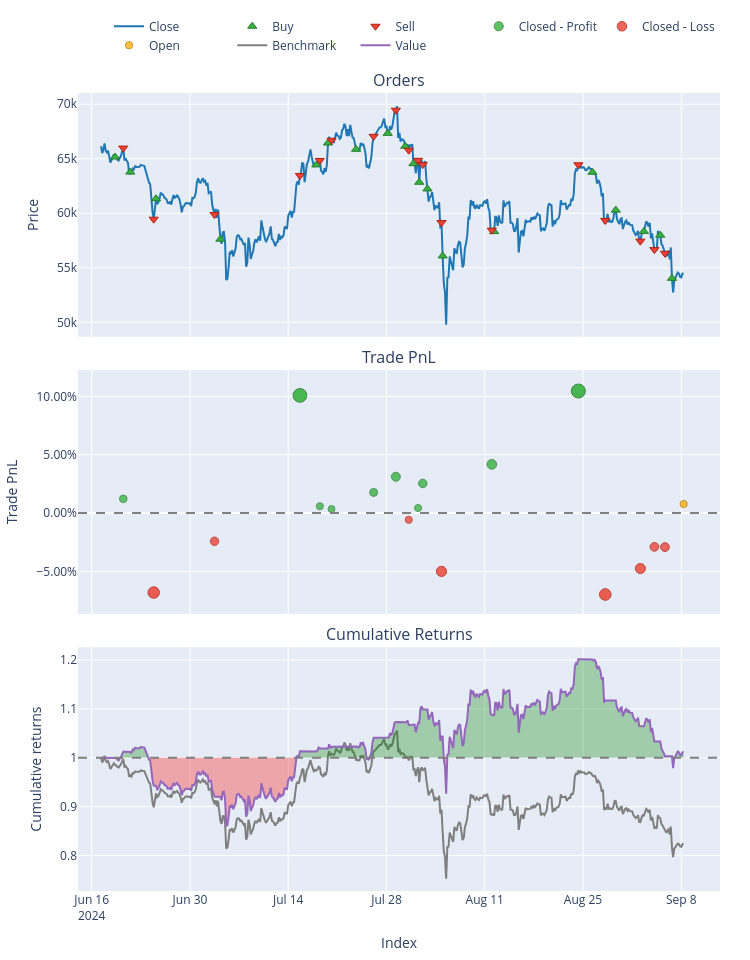
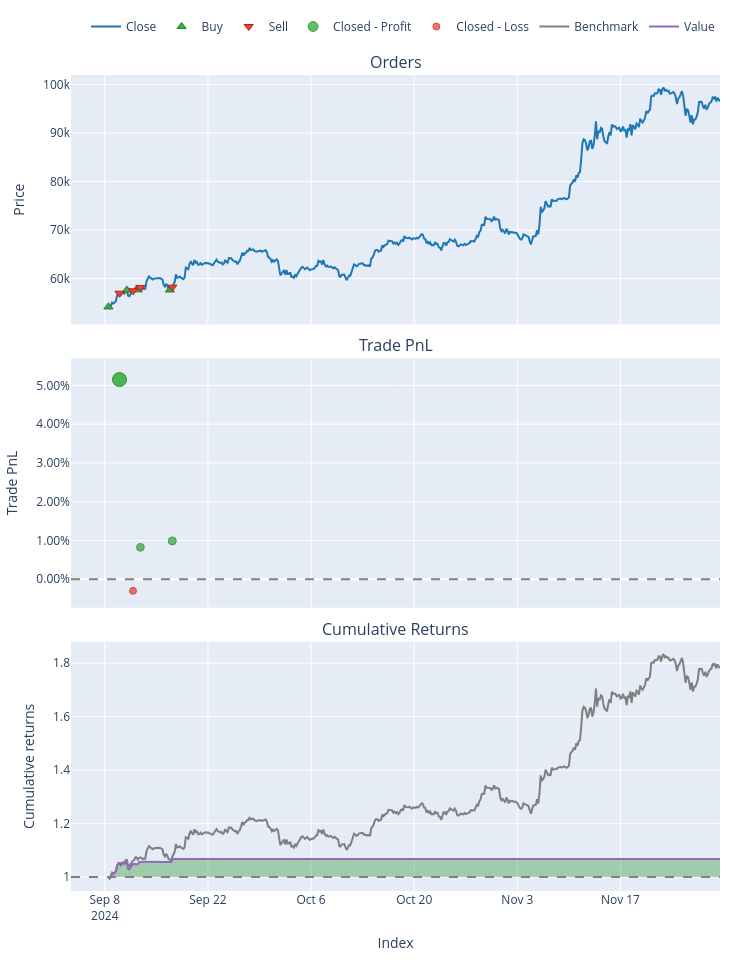
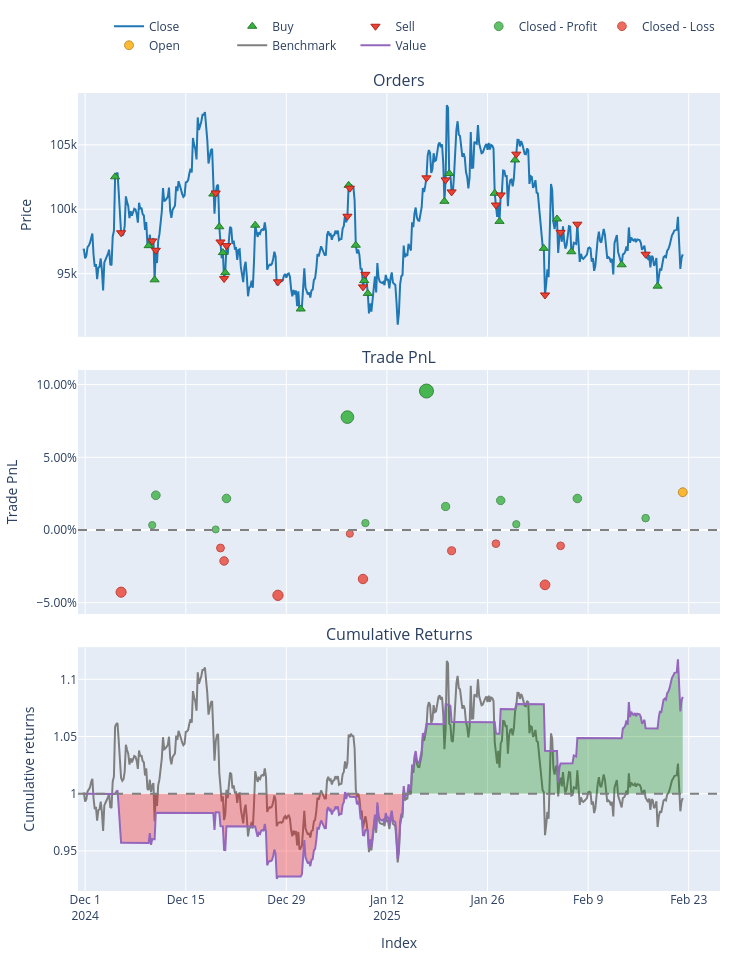

The notebook cell saved with these charts, in order:
### Markdown cell above
## Part 3: Backtesting & Performance Evaluation

**Objective:**  
Evaluate how well the trained model performs on unseen data, simulating real trades.

**Tasks:**
- Use walk-forward or expanding splits to mimic “live” conditions  
- Convert model predictions to signals ([-1, 0, +1] or buy/sell/hold)  
- Run a simple backtest script or VectorBT for performance metrics  
- Calculate returns, Sharpe ratio, drawdowns, confusion matrix, etc.  
- Visualize results (equity curve, trades, etc.) to judge strategy viability

### Code cell
# THIRD CODE: Final Expanding Walk-Forward with VectorBT
import sys
import os
import warnings
from pathlib import Path

# ---------------------------------------------------------------------------
# 1) SET PROJECT ROOT AND UPDATE PATH/WORKING DIRECTORY
# ---------------------------------------------------------------------------
project_root = Path.cwd().parent.parent  # Adjust if your notebook is in notebooks/time_series
sys.path.append(str(project_root))
os.chdir(str(project_root))
warnings.filterwarnings("ignore")

import warnings
warnings.filterwarnings("ignore")

import pandas as pd
import numpy as np
import MetaTrader5 as mt5
import vectorbt as vbt
import joblib

# Our modules
from data.data_loader import get_data_mt5
from features.feature_engineering import add_all_ta_features
from features.labeling_schemes import calculate_future_returns

# Sklearn
from sklearn.metrics import mean_squared_error

###########################################################
# 1) DATA LOADING & FEATURE ENGINEERING
###########################################################
if not mt5.initialize():
    print("Failed to initialize MT5")
else:
    # Fetch 2000 bars from an earlier period for training
    data = get_data_mt5(symbol="BTCUSD", timeframe=mt5.TIMEFRAME_H4, n_bars=2000, start_pos=0)
    mt5.shutdown()

df = add_all_ta_features(data)
df = calculate_future_returns(df).dropna(subset=["future_returns"])

# If df's index is date/time, ensure it's sorted chronologically if needed:
# df = df.sort_index()

X = df.drop(columns=["future_returns"])
y = df["future_returns"]

###########################################################
# 2) DEFINING EXPANDING SPLITS
###########################################################
def expanding_walk_forward_splits(X, y, n_splits=3):
    """
    Creates expanding walk-forward folds. For each fold i:
      - Train: [0 : fold_i]
      - Test:  [fold_i : fold_{i+1}]
    The last fold extends to the end.
    """
    n = len(X)
    fold_size = n // (n_splits + 1)
    splits = []
    
    for i in range(n_splits):
        train_end = (i+1) * fold_size
        if i == n_splits - 1:
            test_end = n
        else:
            test_end = (i+2) * fold_size
            if test_end > n:
                test_end = n
        
        X_train_fold = X.iloc[:train_end]
        y_train_fold = y.iloc[:train_end]
        
        X_test_fold = X.iloc[train_end:test_end]
        y_test_fold = y.iloc[train_end:test_end]
        
        splits.append((X_train_fold, y_train_fold, X_test_fold, y_test_fold))
    return splits

folds = expanding_walk_forward_splits(X, y, n_splits=3)
print(f"Number of folds: {len(folds)}")

###########################################################
# 3) LOAD BEST PIPELINE & RUN EXPANDING WALK-FORWARD
###########################################################
# This pipeline was saved in the second code (hyperparam tuning step)
best_pipeline = joblib.load("models/saved_models/best_rf_pipeline.pkl")
print("Loaded best pipeline from 'best_rf_pipeline.pkl'")

threshold = 0.0005  # min predicted return for a trade
fees = 0.0002       # 0.02% transaction cost per trade

fold_results = {}

for i, (X_train_fold, y_train_fold, X_test_fold, y_test_fold) in enumerate(folds, start=1):
    print(f"\n=== Fold {i} ===")
    print(f"Train size: {len(X_train_fold)}, Test size: {len(X_test_fold)}")
    
    # 3.1 Fit the pipeline on this fold's train portion
    # The pipeline includes: [("scaler", StandardScaler()), ("rf", RandomForestRegressor with best hyperparams)]
    best_pipeline.fit(X_train_fold, y_train_fold)
    
    # 3.2 Predict on the test portion
    preds = best_pipeline.predict(X_test_fold)
    mse = mean_squared_error(y_test_fold, preds)
    
    # 3.3 Convert predictions => signals with threshold
    signals = np.where(preds > threshold, 1, np.where(preds < -threshold, -1, 0))
    
    # 3.4 Vectorbt backtest on the test portion
    df_test_fold = df.loc[X_test_fold.index].copy()  # label-based indexing
    close_prices = df_test_fold["close"]
    
    # pad signals if needed
    if len(signals) < len(close_prices):
        signals = np.append(signals, [0]*(len(close_prices)-len(signals)))
    
    signals_s = pd.Series(signals, index=close_prices.index)
    
    pf = vbt.Portfolio.from_signals(
        close_prices,
        entries=signals_s > 0,
        exits=signals_s < 0,
        init_cash=10000,
        freq='4H',
        fees=fees
    )
    
    total_return = pf.total_return()
    sharpe_ratio = pf.sharpe_ratio()
    
    print(f"Fold {i} MSE={mse:.2e}, Return={total_return:.2f}%, Sharpe={sharpe_ratio:.2f}")
    
    # Full stats
    print("\nVectorbt stats for Fold", i)
    print(pf.stats())

    # Optional: Plot
    fig = pf.plot()
    fig.show()
    
    # store results
    fold_results[i] = {
        "MSE": mse,
        "TotalReturn": total_return,
        "Sharpe": sharpe_ratio
    }

###########################################################
# 4) PRINT FOLD RESULTS
###########################################################
for i, stats in fold_results.items():
    print(f"\nFold {i} => MSE={stats['MSE']:.2e}, Return={stats['TotalReturn']:.2f}%, Sharpe={stats['Sharpe']:.2f}")

### Figure 1 — Plotly figure (JSON) as saved in the notebook; plotly's stock layout.template omitted (floating-point values rounded to 4 significant figures; data arrays with more than 128 entries replaced by an {"elided": "..."} marker saying what was removed)
{"data": [{"legendgroup": "0", "line": {"color": "#1f77b4"}, "name": "Close", "showlegend": true, "type": "scatter", "uid": "39d51a20-da01-4060-8b78-54a1d7dc60a4", "x": {"elided": "499 str values"}, "xaxis": "x", "y": {"elided": "499 float values"}, "yaxis": "y"}, {"customdata": [[0, 0.1534, 2.0], [2, 0.1587, 2.024], [4, 0.1538, 1.886], [6, 0.1597, 1.841], [8, 0.1572, 2.026], [10, 0.1534, 2.038], [12, 0.1552, 2.045], [14, 0.1546, 2.081], [16, 0.1622, 2.146], [18, 0.1653, 2.134], [20, 0.1705, 2.143], [22, 0.1765, 2.197], [24, 0.1861, 2.087], [26, 0.1864, 2.175], [28, 0.1884, 2.402], [30, 0.1853, 2.234], [32, 0.1824, 2.128], [34, 0.1782, 2.067], [36, 0.1857, 2.006]], "hovertemplate": "Order Id: %{customdata[0]}<br>Timestamp: %{x}<br>Price: %{y}<br>Size: %{customdata[1]:.6f}<br>Fees: %{customdata[2]:.6f}", "legendgroup": "1", "marker": {"color": "#37B13F", "line": {"color": "rgb(38,123,44)", "width": 1}, "size": 8, "symbol": "triangle-up"}, "mode": "markers", "name": "Buy", "type": "scatter", "uid": "d7d98881-5270-42f1-a57a-7f655fc4b252", "x": ["2024-06-19T08:00:00", "2024-06-21T12:00:00", "2024-06-25T04:00:00", "2024-07-04T08:00:00", "2024-07-18T00:00:00", "2024-07-19T16:00:00", "2024-07-23T16:00:00", "2024-07-28T04:00:00", "2024-07-30T16:00:00", "2024-07-31T20:00:00", "2024-08-01T16:00:00", "2024-08-02T20:00:00", "2024-08-05T00:00:00", "2024-08-12T08:00:00", "2024-08-26T08:00:00", "2024-08-29T16:00:00", "2024-09-02T16:00:00", "2024-09-05T00:00:00", "2024-09-06T16:00:00"], "xaxis": "x", "y": [65160.0, 63780.0, 61330.0, 57620.0, 64440.0, 66440.0, 65870.0, 67330.0, 66140.0, 64550.0, 62840.0, 62230.0, 56090.0, 58320.0, 63760.0, 60290.0, 58340.0, 57990.0, 54030.0], "yaxis": "y"}, {"customdata": [[1, 0.1534, 2.025], [3, 0.1587, 1.887], [5, 0.1538, 1.841], [7, 0.1597, 2.027], [9, 0.1572, 2.039], [11, 0.1534, 2.046], [13, 0.1552, 2.082], [15, 0.1546, 2.147], [17, 0.1622, 2.134], [19, 0.1653, 2.144], [21, 0.1705, 2.198], [23, 0.1765, 2.088], [25, 0.1861, 2.175], [27, 0.1864, 2.403], [29, 0.1884, 2.235], [31, 0.1853, 2.129], [33, 0.1824, 2.067], [35, 0.1782, 2.007]], "hovertemplate": "Order Id: %{customdata[0]}<br>Timestamp: %{x}<br>Price: %{y}<br>Size: %{customdata[1]:.6f}<br>Fees: %{customdata[2]:.6f}", "legendgroup": "2", "marker": {"color": "#EA4335", "line": {"color": "rgb(181,31,18)", "width": 1}, "size": 8, "symbol": "triangle-down"}, "mode": "markers", "name": "Sell", "type": "scatter", "uid": "c142406a-4727-4478-91e9-0b84f94b0bed", "x": ["2024-06-20T12:00:00", "2024-06-24T20:00:00", "2024-07-03T12:00:00", "2024-07-15T16:00:00", "2024-07-18T12:00:00", "2024-07-20T04:00:00", "2024-07-26T04:00:00", "2024-07-29T08:00:00", "2024-07-31T04:00:00", "2024-08-01T12:00:00", "2024-08-02T04:00:00", "2024-08-04T20:00:00", "2024-08-12T00:00:00", "2024-08-24T08:00:00", "2024-08-28T04:00:00", "2024-09-02T04:00:00", "2024-09-04T04:00:00", "2024-09-05T16:00:00"], "xaxis": "x", "y": [65980.0, 59460.0, 59880.0, 63460.0, 64840.0, 66700.0, 67060.0, 69450.0, 65780.0, 64850.0, 64470.0, 59150.0, 58450.0, 64450.0, 59340.0, 57440.0, 56670.0, 56330.0], "yaxis": "y"}, {"customdata": [[0, 0, 121.8, 0.01218], [3, 3, 927.9, 0.1008], [4, 4, 59.4, 0.005864], [5, 5, 34.86, 0.003421], [6, 6, 181.2, 0.01772], [7, 7, 324.1, 0.03114], [9, 9, 46.46, 0.004355], [10, 10, 272.4, 0.02542], [12, 12, 435.7, 0.04175], [13, 13, 1137.0, 0.1046]], "hovertemplate": "Exit Trade Id: %{customdata[0]}<br>Position Id: %{customdata[1]}<br>Exit Timestamp: %{x}<br>PnL: %{customdata[2]:.6f}<br>Return: %{customdata[3]:.2%}", "legendgroup": "3", "marker": {"color": "#37B13F", "line": {"color": "rgb(38,123,44)", "width": 1}, "opacity": [0.763, 0.8944, 0.7536, 0.75, 0.7712, 0.7911, 0.7514, 0.7826, 0.8068, 0.9], "size": [7.606, 13.74, 7.169, 7, 7.989, 8.918, 7.065, 8.522, 9.652, 14], "symbol": "circle"}, "mode": "markers", "name": "Closed - Profit", "type": "scatter", "uid": "d735f1a1-d23a-49e4-87ee-450a015e08b4", "x": ["2024-06-20T12:00:00", "2024-07-15T16:00:00", "2024-07-18T12:00:00", "2024-07-20T04:00:00", "2024-07-26T04:00:00", "2024-07-29T08:00:00", "2024-08-01T12:00:00", "2024-08-02T04:00:00", "2024-08-12T00:00:00", "2024-08-24T08:00:00"], "xaxis": "x2", "y": [0.01218, 0.1008, 0.005864, 0.003421, 0.01772, 0.03114, 0.004355, 0.02542, 0.04175, 0.1046], "yaxis": "y2"}, {"customdata": [[1, 1, -689.4, -0.06812], [2, 2, -227.5, -0.02413], [8, 8, -62.33, -0.005809], [11, 11, -549.1, -0.04998], [14, 14, -838.1, -0.06978], [15, 15, -531.2, -0.04755], [16, 16, -307.9, -0.02894], [17, 17, -301.2, -0.02915]], "hovertemplate": "Exit Trade Id: %{customdata[0]}<br>Position Id: %{customdata[1]}<br>Exit Timestamp: %{x}<br>PnL: %{customdata[2]:.6f}<br>Return: %{customdata[3]:.2%}", "legendgroup": "4", "marker": {"color": "#EA4335", "line": {"color": "rgb(181,31,18)", "width": 1}, "opacity": [0.8459, 0.7807, 0.7535, 0.819, 0.8484, 0.8154, 0.7878, 0.7881], "size": [11.48, 8.433, 7.165, 10.22, 11.59, 10.05, 8.765, 8.78], "symbol": "circle"}, "mode": "markers", "name": "Closed - Loss", "type": "scatter", "uid": "0bed8375-8910-4f59-be75-ee2755f67b92", "x": ["2024-06-24T20:00:00", "2024-07-03T12:00:00", "2024-07-31T04:00:00", "2024-08-04T20:00:00", "2024-08-28T04:00:00", "2024-09-02T04:00:00", "2024-09-04T04:00:00", "2024-09-05T16:00:00"], "xaxis": "x2", "y": [-0.06812, -0.02413, -0.005809, -0.04998, -0.06978, -0.04755, -0.02894, -0.02915], "yaxis": "y2"}, {"customdata": [[18, 18, 77.63, 0.007738]], "hovertemplate": "Exit Trade Id: %{customdata[0]}<br>Position Id: %{customdata[1]}<br>Exit Timestamp: %{x}<br>PnL: %{customdata[2]:.6f}<br>Return: %{customdata[3]:.2%}", "legendgroup": "5", "marker": {"color": "#FFAA00", "line": {"color": "rgb(178,118,0)", "width": 1}, "opacity": [0.7564], "size": [7.299], "symbol": "circle"}, "mode": "markers", "name": "Open", "type": "scatter", "uid": "ae6e90f2-9f67-4169-b07a-ce34bd84500a", "x": ["2024-09-08T08:00:00"], "xaxis": "x2", "y": [0.007738], "yaxis": "y2"}, {"legendgroup": "6", "line": {"color": "#7f7f7f"}, "name": "Benchmark", "showlegend": true, "type": "scatter", "uid": "cd8002e8-fc27-4bcd-a0fc-9a4ec598b3fc", "x": {"elided": "499 str values"}, "xaxis": "x3", "y": {"elided": "499 float values"}, "yaxis": "y3"}, {"hoverinfo": "skip", "legendgroup": "7", "line": {"color": "rgba(0, 0, 0, 0)", "width": 0}, "opacity": 0, "showlegend": false, "type": "scatter", "uid": "9685a030-3b65-430f-817d-5f9f7d39d341", "x": {"elided": "499 str values"}, "xaxis": "x3", "y": {"elided": "499 int values"}, "yaxis": "y3"}, {"connectgaps": false, "fill": "tonexty", "fillcolor": "rgba(0, 128, 0, 0.3)", "hoverinfo": "skip", "legendgroup": "7", "line": {"color": "rgba(0, 0, 0, 0)", "width": 0}, "opacity": 0, "showlegend": false, "type": "scatter", "uid": "15ce0e02-57f2-466c-a9bf-89a6834a5fb7", "x": {"elided": "499 str values"}, "xaxis": "x3", "y": {"elided": "499 float values"}, "yaxis": "y3"}, {"hoverinfo": "skip", "legendgroup": "7", "line": {"color": "rgba(0, 0, 0, 0)", "width": 0}, "opacity": 0, "showlegend": false, "type": "scatter", "uid": "fdf51c25-d718-4c4b-a7d9-df1493632200", "x": {"elided": "499 str values"}, "xaxis": "x3", "y": {"elided": "499 int values"}, "yaxis": "y3"}, {"connectgaps": false, "fill": "tonexty", "fillcolor": "rgba(255, 0, 0, 0.3)", "hoverinfo": "skip", "legendgroup": "7", "line": {"color": "rgba(0, 0, 0, 0)", "width": 0}, "opacity": 0, "showlegend": false, "type": "scatter", "uid": "a546700c-baea-4a48-8a95-ff3bc3dc64ad", "x": {"elided": "499 str values"}, "xaxis": "x3", "y": {"elided": "499 float values"}, "yaxis": "y3"}, {"legendgroup": "8", "line": {"color": "#9467bd"}, "name": "Value", "showlegend": true, "type": "scatter", "uid": "fd5f8aba-d9e3-4d63-8e50-e23f489e7110", "x": {"elided": "499 str values"}, "xaxis": "x3", "y": {"elided": "499 float values"}, "yaxis": "y3"}, {"hoverinfo": "skip", "legendgroup": "7", "line": {"color": "rgba(0, 0, 0, 0)", "width": 0}, "opacity": 0, "showlegend": false, "type": "scatter", "uid": "8b4fc60f-811a-4172-90f2-e1715aa08d2b", "x": {"elided": "499 str values"}, "xaxis": "x3", "y": {"elided": "499 int values"}, "yaxis": "y3"}], "layout": {"annotations": [{"font": {"size": 16}, "showarrow": false, "text": "Orders", "x": 0.5, "xanchor": "center", "xref": "paper", "y": 1, "yanchor": "bottom", "yref": "paper"}, {"font": {"size": 16}, "showarrow": false, "text": "Trade PnL", "x": 0.5, "xanchor": "center", "xref": "paper", "y": 0.6528, "yanchor": "bottom", "yref": "paper"}, {"font": {"size": 16}, "showarrow": false, "text": "Cumulative Returns", "x": 0.5, "xanchor": "center", "xref": "paper", "y": 0.3056, "yanchor": "bottom", "yref": "paper"}], "height": 960, "legend": {"orientation": "h", "traceorder": "normal", "x": 1, "xanchor": "right", "y": 1.042, "yanchor": "bottom"}, "margin": {"b": 30, "l": 30, "r": 30, "t": 30}, "shapes": [{"line": {"color": "gray", "dash": "dash"}, "type": "line", "x0": 0, "x1": 1, "xref": "paper", "y0": 0, "y1": 0, "yref": "y2"}, {"line": {"color": "gray", "dash": "dash"}, "type": "line", "x0": 0, "x1": 1, "xref": "paper", "y0": 1, "y1": 1, "yref": "y3"}], "showlegend": true, "width": 750, "xaxis": {"anchor": "y", "domain": [0, 1], "matches": "x3", "showticklabels": false}, "xaxis2": {"anchor": "y2", "domain": [0, 1], "matches": "x3", "showticklabels": false}, "xaxis3": {"anchor": "y3", "domain": [0, 1], "title": {"text": "Index"}}, "yaxis": {"anchor": "x", "domain": [0.6944, 1], "title": {"text": "Price"}}, "yaxis2": {"anchor": "x2", "domain": [0.3472, 0.6528], "tickformat": ".2%", "title": {"text": "Trade PnL"}}, "yaxis3": {"anchor": "x3", "domain": [0, 0.3056], "title": {"text": "Cumulative returns"}}}}

### Figure 2 — Plotly figure (JSON) as saved in the notebook; plotly's stock layout.template omitted (floating-point values rounded to 4 significant figures; data arrays with more than 128 entries replaced by an {"elided": "..."} marker saying what was removed)
{"data": [{"legendgroup": "0", "line": {"color": "#1f77b4"}, "name": "Close", "showlegend": true, "type": "scatter", "uid": "39aac3de-7352-488c-8d8b-704d4cb0a9ac", "x": {"elided": "499 str values"}, "xaxis": "x", "y": {"elided": "499 float values"}, "yaxis": "y"}, {"customdata": [[0, 0.1845, 2.0], [2, 0.1824, 2.103], [4, 0.1817, 2.096], [6, 0.1833, 2.114]], "hovertemplate": "Order Id: %{customdata[0]}<br>Timestamp: %{x}<br>Price: %{y}<br>Size: %{customdata[1]:.6f}<br>Fees: %{customdata[2]:.6f}", "legendgroup": "1", "marker": {"color": "#37B13F", "line": {"color": "rgb(38,123,44)", "width": 1}, "size": 8, "symbol": "triangle-up"}, "mode": "markers", "name": "Buy", "type": "scatter", "uid": "2898da1b-d807-4803-b292-780ca52f62fb", "x": ["2024-09-08T12:00:00", "2024-09-11T00:00:00", "2024-09-12T12:00:00", "2024-09-16T20:00:00"], "xaxis": "x", "y": [54180.0, 57640.0, 57680.0, 57650.0], "yaxis": "y"}, {"customdata": [[1, 0.1845, 2.103], [3, 0.1824, 2.097], [5, 0.1817, 2.114], [7, 0.1833, 2.135]], "hovertemplate": "Order Id: %{customdata[0]}<br>Timestamp: %{x}<br>Price: %{y}<br>Size: %{customdata[1]:.6f}<br>Fees: %{customdata[2]:.6f}", "legendgroup": "2", "marker": {"color": "#EA4335", "line": {"color": "rgb(181,31,18)", "width": 1}, "size": 8, "symbol": "triangle-down"}, "mode": "markers", "name": "Sell", "type": "scatter", "uid": "85a982f9-8057-4f67-9b28-081902f3a7b5", "x": ["2024-09-10T00:00:00", "2024-09-11T20:00:00", "2024-09-12T20:00:00", "2024-09-17T04:00:00"], "xaxis": "x", "y": [56990.0, 57490.0, 58180.0, 58240.0], "yaxis": "y"}, {"customdata": [[0, 0, 515.0, 0.05151], [2, 2, 86.39, 0.008242], [3, 3, 104.4, 0.009882]], "hovertemplate": "Exit Trade Id: %{customdata[0]}<br>Position Id: %{customdata[1]}<br>Exit Timestamp: %{x}<br>PnL: %{customdata[2]:.6f}<br>Return: %{customdata[3]:.2%}", "legendgroup": "3", "marker": {"color": "#37B13F", "line": {"color": "rgb(38,123,44)", "width": 1}, "opacity": [0.9, 0.7662, 0.7713], "size": [14, 7.758, 7.994], "symbol": "circle"}, "mode": "markers", "name": "Closed - Profit", "type": "scatter", "uid": "4b623a49-730a-4240-abec-0c0250848313", "x": ["2024-09-10T00:00:00", "2024-09-12T20:00:00", "2024-09-17T04:00:00"], "xaxis": "x2", "y": [0.05151, 0.008242, 0.009882], "yaxis": "y2"}, {"customdata": [[1, 1, -31.43, -0.002989]], "hovertemplate": "Exit Trade Id: %{customdata[0]}<br>Position Id: %{customdata[1]}<br>Exit Timestamp: %{x}<br>PnL: %{customdata[2]:.6f}<br>Return: %{customdata[3]:.2%}", "legendgroup": "4", "marker": {"color": "#EA4335", "line": {"color": "rgb(181,31,18)", "width": 1}, "opacity": [0.75], "size": [7], "symbol": "circle"}, "mode": "markers", "name": "Closed - Loss", "type": "scatter", "uid": "498399ba-110a-4ce9-8b4d-d970fc8cfd87", "x": ["2024-09-11T20:00:00"], "xaxis": "x2", "y": [-0.002989], "yaxis": "y2"}, {"legendgroup": "5", "line": {"color": "#7f7f7f"}, "name": "Benchmark", "showlegend": true, "type": "scatter", "uid": "a970e497-709c-45cd-8430-5bbec04965f9", "x": {"elided": "499 str values"}, "xaxis": "x3", "y": {"elided": "499 float values"}, "yaxis": "y3"}, {"hoverinfo": "skip", "legendgroup": "6", "line": {"color": "rgba(0, 0, 0, 0)", "width": 0}, "opacity": 0, "showlegend": false, "type": "scatter", "uid": "4a12cb57-7de4-4fdd-90c2-447011e39a81", "x": {"elided": "499 str values"}, "xaxis": "x3", "y": {"elided": "499 int values"}, "yaxis": "y3"}, {"connectgaps": false, "fill": "tonexty", "fillcolor": "rgba(0, 128, 0, 0.3)", "hoverinfo": "skip", "legendgroup": "6", "line": {"color": "rgba(0, 0, 0, 0)", "width": 0}, "opacity": 0, "showlegend": false, "type": "scatter", "uid": "0297e59e-f1a2-4b28-aea5-bc7793170ad5", "x": {"elided": "499 str values"}, "xaxis": "x3", "y": {"elided": "499 float values"}, "yaxis": "y3"}, {"hoverinfo": "skip", "legendgroup": "6", "line": {"color": "rgba(0, 0, 0, 0)", "width": 0}, "opacity": 0, "showlegend": false, "type": "scatter", "uid": "be3131e6-a8df-4c23-8090-cdd5a44c342e", "x": {"elided": "499 str values"}, "xaxis": "x3", "y": {"elided": "499 int values"}, "yaxis": "y3"}, {"connectgaps": false, "fill": "tonexty", "fillcolor": "rgba(255, 0, 0, 0.3)", "hoverinfo": "skip", "legendgroup": "6", "line": {"color": "rgba(0, 0, 0, 0)", "width": 0}, "opacity": 0, "showlegend": false, "type": "scatter", "uid": "d47cf547-9c1b-4005-ae46-5b9ddb72577a", "x": {"elided": "499 str values"}, "xaxis": "x3", "y": {"elided": "499 float values"}, "yaxis": "y3"}, {"legendgroup": "7", "line": {"color": "#9467bd"}, "name": "Value", "showlegend": true, "type": "scatter", "uid": "d4bfd4ae-1819-4f8b-922b-eb054a2a0ccf", "x": {"elided": "499 str values"}, "xaxis": "x3", "y": {"elided": "499 float values"}, "yaxis": "y3"}, {"hoverinfo": "skip", "legendgroup": "6", "line": {"color": "rgba(0, 0, 0, 0)", "width": 0}, "opacity": 0, "showlegend": false, "type": "scatter", "uid": "f891b883-9b8c-47ec-afaa-78eff7ec5919", "x": {"elided": "499 str values"}, "xaxis": "x3", "y": {"elided": "499 int values"}, "yaxis": "y3"}], "layout": {"annotations": [{"font": {"size": 16}, "showarrow": false, "text": "Orders", "x": 0.5, "xanchor": "center", "xref": "paper", "y": 1, "yanchor": "bottom", "yref": "paper"}, {"font": {"size": 16}, "showarrow": false, "text": "Trade PnL", "x": 0.5, "xanchor": "center", "xref": "paper", "y": 0.6528, "yanchor": "bottom", "yref": "paper"}, {"font": {"size": 16}, "showarrow": false, "text": "Cumulative Returns", "x": 0.5, "xanchor": "center", "xref": "paper", "y": 0.3056, "yanchor": "bottom", "yref": "paper"}], "height": 960, "legend": {"orientation": "h", "traceorder": "normal", "x": 1, "xanchor": "right", "y": 1.042, "yanchor": "bottom"}, "margin": {"b": 30, "l": 30, "r": 30, "t": 30}, "shapes": [{"line": {"color": "gray", "dash": "dash"}, "type": "line", "x0": 0, "x1": 1, "xref": "paper", "y0": 0, "y1": 0, "yref": "y2"}, {"line": {"color": "gray", "dash": "dash"}, "type": "line", "x0": 0, "x1": 1, "xref": "paper", "y0": 1, "y1": 1, "yref": "y3"}], "showlegend": true, "width": 750, "xaxis": {"anchor": "y", "domain": [0, 1], "matches": "x3", "showticklabels": false}, "xaxis2": {"anchor": "y2", "domain": [0, 1], "matches": "x3", "showticklabels": false}, "xaxis3": {"anchor": "y3", "domain": [0, 1], "title": {"text": "Index"}}, "yaxis": {"anchor": "x", "domain": [0.6944, 1], "title": {"text": "Price"}}, "yaxis2": {"anchor": "x2", "domain": [0.3472, 0.6528], "tickformat": ".2%", "title": {"text": "Trade PnL"}}, "yaxis3": {"anchor": "x3", "domain": [0, 0.3056], "title": {"text": "Cumulative returns"}}}}

### Figure 3 — Plotly figure (JSON) as saved in the notebook; plotly's stock layout.template omitted (floating-point values rounded to 4 significant figures; data arrays with more than 128 entries replaced by an {"elided": "..."} marker saying what was removed)
{"data": [{"legendgroup": "0", "line": {"color": "#1f77b4"}, "name": "Close", "showlegend": true, "type": "scatter", "uid": "48c8167b-42e7-49ea-a74f-ceefb58a5d52", "x": {"elided": "502 str values"}, "xaxis": "x", "y": {"elided": "502 float values"}, "yaxis": "y"}, {"customdata": [[0, 0.09752, 2.0], [2, 0.09849, 1.914], [4, 0.1016, 1.921], [6, 0.09717, 1.966], [8, 0.09972, 1.967], [10, 0.1005, 1.943], [12, 0.1, 1.902], [14, 0.09836, 1.943], [16, 0.1006, 1.856], [18, 0.09816, 2.0], [20, 0.1026, 1.995], [22, 0.102, 1.927], [24, 0.1036, 1.936], [26, 0.1054, 2.122], [28, 0.1049, 2.156], [30, 0.1049, 2.125], [32, 0.1062, 2.105], [34, 0.1034, 2.148], [36, 0.1112, 2.156], [38, 0.1045, 2.075], [40, 0.1061, 2.052], [42, 0.1096, 2.097], [44, 0.1124, 2.114]], "hovertemplate": "Order Id: %{customdata[0]}<br>Timestamp: %{x}<br>Price: %{y}<br>Size: %{customdata[1]:.6f}<br>Fees: %{customdata[2]:.6f}", "legendgroup": "1", "marker": {"color": "#37B13F", "line": {"color": "rgb(38,123,44)", "width": 1}, "size": 8, "symbol": "triangle-up"}, "mode": "markers", "name": "Buy", "type": "scatter", "uid": "736273d5-76eb-42fc-8da3-bf9cc68e48ef", "x": ["2024-12-05T04:00:00", "2024-12-09T20:00:00", "2024-12-10T16:00:00", "2024-12-18T20:00:00", "2024-12-19T16:00:00", "2024-12-20T04:00:00", "2024-12-20T12:00:00", "2024-12-24T16:00:00", "2024-12-31T00:00:00", "2025-01-06T16:00:00", "2025-01-07T16:00:00", "2025-01-08T20:00:00", "2025-01-09T08:00:00", "2025-01-20T00:00:00", "2025-01-20T16:00:00", "2025-01-27T00:00:00", "2025-01-27T16:00:00", "2025-01-29T20:00:00", "2025-02-02T20:00:00", "2025-02-04T16:00:00", "2025-02-06T16:00:00", "2025-02-13T16:00:00", "2025-02-18T16:00:00"], "xaxis": "x", "y": [102500.0, 97170.0, 94520.0, 101183, 98640.0, 96630.0, 95070.0, 98760.0, 92260.0, 101900.0, 97210.0, 94460.0, 93470.0, 100600.0, 102800.0, 101200.0, 99060.0, 103800.0, 96970.0, 99240.0, 96700.0, 95690.0, 94030.0], "yaxis": "y"}, {"customdata": [[1, 0.09752, 1.915], [3, 0.09849, 1.921], [5, 0.1016, 1.967], [7, 0.09717, 1.968], [9, 0.09972, 1.944], [11, 0.1005, 1.902], [13, 0.1, 1.944], [15, 0.09836, 1.856], [17, 0.1006, 2.0], [19, 0.09816, 1.995], [21, 0.1026, 1.928], [23, 0.102, 1.937], [25, 0.1036, 2.122], [27, 0.1054, 2.157], [29, 0.1049, 2.126], [31, 0.1049, 2.106], [33, 0.1062, 2.149], [35, 0.1034, 2.157], [37, 0.1112, 2.076], [39, 0.1045, 2.053], [41, 0.1061, 2.098], [43, 0.1096, 2.115]], "hovertemplate": "Order Id: %{customdata[0]}<br>Timestamp: %{x}<br>Price: %{y}<br>Size: %{customdata[1]:.6f}<br>Fees: %{customdata[2]:.6f}", "legendgroup": "2", "marker": {"color": "#EA4335", "line": {"color": "rgb(181,31,18)", "width": 1}, "size": 8, "symbol": "triangle-down"}, "mode": "markers", "name": "Sell", "type": "scatter", "uid": "0dbf7013-a264-485a-8709-8f7c6a4a07fb", "x": ["2024-12-06T00:00:00", "2024-12-10T08:00:00", "2024-12-10T20:00:00", "2024-12-19T04:00:00", "2024-12-19T20:00:00", "2024-12-20T08:00:00", "2024-12-20T16:00:00", "2024-12-27T20:00:00", "2025-01-06T12:00:00", "2025-01-06T20:00:00", "2025-01-08T16:00:00", "2025-01-09T00:00:00", "2025-01-17T12:00:00", "2025-01-20T04:00:00", "2025-01-21T00:00:00", "2025-01-27T04:00:00", "2025-01-27T20:00:00", "2025-01-30T00:00:00", "2025-02-03T00:00:00", "2025-02-05T04:00:00", "2025-02-07T12:00:00", "2025-02-17T00:00:00"], "xaxis": "x", "y": [98180.0, 97540.0, 96820.0, 101300.0, 97460.0, 94620.0, 97180.0, 94370.0, 99460.0, 101600.0, 93970.0, 94950.0, 102400.0, 102300.0, 101300.0, 100300.0, 101100.0, 104300.0, 93350.0, 98210.0, 98840.0, 96510.0], "yaxis": "y"}, {"customdata": [[1, 1, 32.26, 0.003371], [2, 2, 229.4, 0.02388], [3, 3, 3.993, 0.0004061], [6, 6, 206.3, 0.02169], [8, 8, 720.2, 0.07763], [11, 11, 45.77, 0.004749], [12, 12, 925.4, 0.09558], [13, 13, 171.4, 0.01615], [16, 16, 213.9, 0.02032], [17, 17, 42.51, 0.003959], [20, 20, 222.5, 0.02168], [21, 21, 85.44, 0.008149]], "hovertemplate": "Exit Trade Id: %{customdata[0]}<br>Position Id: %{customdata[1]}<br>Exit Timestamp: %{x}<br>PnL: %{customdata[2]:.6f}<br>Return: %{customdata[3]:.2%}", "legendgroup": "3", "marker": {"color": "#37B13F", "line": {"color": "rgb(38,123,44)", "width": 1}, "opacity": [0.7547, 0.787, 0.75, 0.7836, 0.8717, 0.7568, 0.9, 0.7748, 0.7814, 0.7556, 0.7835, 0.7622], "size": [7.218, 8.727, 7, 8.566, 12.68, 7.319, 14, 8.158, 8.465, 7.261, 8.565, 7.57], "symbol": "circle"}, "mode": "markers", "name": "Closed - Profit", "type": "scatter", "uid": "8a1f5438-7866-4d12-9e94-e7de0e50e200", "x": ["2024-12-10T08:00:00", "2024-12-10T20:00:00", "2024-12-19T04:00:00", "2024-12-20T16:00:00", "2025-01-06T12:00:00", "2025-01-09T00:00:00", "2025-01-17T12:00:00", "2025-01-20T04:00:00", "2025-01-27T20:00:00", "2025-01-30T00:00:00", "2025-02-07T12:00:00", "2025-02-17T00:00:00"], "xaxis": "x2", "y": [0.003371, 0.02388, 0.0004061, 0.02169, 0.07763, 0.004749, 0.09558, 0.01615, 0.02032, 0.003959, 0.02168, 0.008149], "yaxis": "y2"}, {"customdata": [[0, 0, -427.5, -0.04276], [4, 4, -121.7, -0.01237], [5, 5, -206.8, -0.02128], [7, 7, -436.2, -0.0449], [9, 9, -25.46, -0.002546], [10, 10, -336.0, -0.03369], [14, 14, -154.0, -0.01429], [15, 15, -100.0, -0.009414], [18, 18, -406.7, -0.03772], [19, 19, -112.8, -0.01087]], "hovertemplate": "Exit Trade Id: %{customdata[0]}<br>Position Id: %{customdata[1]}<br>Exit Timestamp: %{x}<br>PnL: %{customdata[2]:.6f}<br>Return: %{customdata[3]:.2%}", "legendgroup": "4", "marker": {"color": "#EA4335", "line": {"color": "rgb(181,31,18)", "width": 1}, "opacity": [0.8167, 0.7689, 0.7829, 0.8201, 0.7534, 0.8025, 0.7719, 0.7642, 0.8088, 0.7665], "size": [10.11, 7.88, 8.536, 10.27, 7.157, 9.448, 8.021, 7.663, 9.745, 7.77], "symbol": "circle"}, "mode": "markers", "name": "Closed - Loss", "type": "scatter", "uid": "0831a9a5-484e-4a65-bfe2-f4238a6e96dc", "x": ["2024-12-06T00:00:00", "2024-12-19T20:00:00", "2024-12-20T08:00:00", "2024-12-27T20:00:00", "2025-01-06T20:00:00", "2025-01-08T16:00:00", "2025-01-21T00:00:00", "2025-01-27T04:00:00", "2025-02-03T00:00:00", "2025-02-05T04:00:00"], "xaxis": "x2", "y": [-0.04276, -0.01237, -0.02128, -0.0449, -0.002546, -0.03369, -0.01429, -0.009414, -0.03772, -0.01087], "yaxis": "y2"}, {"customdata": [[22, 22, 274.6, 0.02598]], "hovertemplate": "Exit Trade Id: %{customdata[0]}<br>Position Id: %{customdata[1]}<br>Exit Timestamp: %{x}<br>PnL: %{customdata[2]:.6f}<br>Return: %{customdata[3]:.2%}", "legendgroup": "5", "marker": {"color": "#FFAA00", "line": {"color": "rgb(178,118,0)", "width": 1}, "opacity": [0.7903], "size": [8.881], "symbol": "circle"}, "mode": "markers", "name": "Open", "type": "scatter", "uid": "f6b6874a-c241-4aa9-b044-fc6501966677", "x": ["2025-02-22T04:00:00"], "xaxis": "x2", "y": [0.02598], "yaxis": "y2"}, {"legendgroup": "6", "line": {"color": "#7f7f7f"}, "name": "Benchmark", "showlegend": true, "type": "scatter", "uid": "ee2c9cab-a19b-4e16-81a7-719de913ce99", "x": {"elided": "502 str values"}, "xaxis": "x3", "y": {"elided": "502 float values"}, "yaxis": "y3"}, {"hoverinfo": "skip", "legendgroup": "7", "line": {"color": "rgba(0, 0, 0, 0)", "width": 0}, "opacity": 0, "showlegend": false, "type": "scatter", "uid": "9438a76c-848e-4787-8fdf-77e0c2487548", "x": {"elided": "502 str values"}, "xaxis": "x3", "y": {"elided": "502 int values"}, "yaxis": "y3"}, {"connectgaps": false, "fill": "tonexty", "fillcolor": "rgba(0, 128, 0, 0.3)", "hoverinfo": "skip", "legendgroup": "7", "line": {"color": "rgba(0, 0, 0, 0)", "width": 0}, "opacity": 0, "showlegend": false, "type": "scatter", "uid": "0312c9c5-62df-4c99-9ed2-58c5b3a1e64a", "x": {"elided": "502 str values"}, "xaxis": "x3", "y": {"elided": "502 float values"}, "yaxis": "y3"}, {"hoverinfo": "skip", "legendgroup": "7", "line": {"color": "rgba(0, 0, 0, 0)", "width": 0}, "opacity": 0, "showlegend": false, "type": "scatter", "uid": "d3aa5784-0231-421c-a99c-720c04e0bf79", "x": {"elided": "502 str values"}, "xaxis": "x3", "y": {"elided": "502 int values"}, "yaxis": "y3"}, {"connectgaps": false, "fill": "tonexty", "fillcolor": "rgba(255, 0, 0, 0.3)", "hoverinfo": "skip", "legendgroup": "7", "line": {"color": "rgba(0, 0, 0, 0)", "width": 0}, "opacity": 0, "showlegend": false, "type": "scatter", "uid": "c9921969-7a70-4e63-915a-8b7f8c35cd12", "x": {"elided": "502 str values"}, "xaxis": "x3", "y": {"elided": "502 float values"}, "yaxis": "y3"}, {"legendgroup": "8", "line": {"color": "#9467bd"}, "name": "Value", "showlegend": true, "type": "scatter", "uid": "253a3d6e-2217-4b89-91cb-57a264e2cc16", "x": {"elided": "502 str values"}, "xaxis": "x3", "y": {"elided": "502 float values"}, "yaxis": "y3"}, {"hoverinfo": "skip", "legendgroup": "7", "line": {"color": "rgba(0, 0, 0, 0)", "width": 0}, "opacity": 0, "showlegend": false, "type": "scatter", "uid": "5f6c3fc8-c53e-4768-96a1-8b8f25acd9e4", "x": {"elided": "502 str values"}, "xaxis": "x3", "y": {"elided": "502 int values"}, "yaxis": "y3"}], "layout": {"annotations": [{"font": {"size": 16}, "showarrow": false, "text": "Orders", "x": 0.5, "xanchor": "center", "xref": "paper", "y": 1, "yanchor": "bottom", "yref": "paper"}, {"font": {"size": 16}, "showarrow": false, "text": "Trade PnL", "x": 0.5, "xanchor": "center", "xref": "paper", "y": 0.6528, "yanchor": "bottom", "yref": "paper"}, {"font": {"size": 16}, "showarrow": false, "text": "Cumulative Returns", "x": 0.5, "xanchor": "center", "xref": "paper", "y": 0.3056, "yanchor": "bottom", "yref": "paper"}], "height": 960, "legend": {"orientation": "h", "traceorder": "normal", "x": 1, "xanchor": "right", "y": 1.042, "yanchor": "bottom"}, "margin": {"b": 30, "l": 30, "r": 30, "t": 30}, "shapes": [{"line": {"color": "gray", "dash": "dash"}, "type": "line", "x0": 0, "x1": 1, "xref": "paper", "y0": 0, "y1": 0, "yref": "y2"}, {"line": {"color": "gray", "dash": "dash"}, "type": "line", "x0": 0, "x1": 1, "xref": "paper", "y0": 1, "y1": 1, "yref": "y3"}], "showlegend": true, "width": 750, "xaxis": {"anchor": "y", "domain": [0, 1], "matches": "x3", "showticklabels": false}, "xaxis2": {"anchor": "y2", "domain": [0, 1], "matches": "x3", "showticklabels": false}, "xaxis3": {"anchor": "y3", "domain": [0, 1], "title": {"text": "Index"}}, "yaxis": {"anchor": "x", "domain": [0.6944, 1], "title": {"text": "Price"}}, "yaxis2": {"anchor": "x2", "domain": [0.3472, 0.6528], "tickformat": ".2%", "title": {"text": "Trade PnL"}}, "yaxis3": {"anchor": "x3", "domain": [0, 0.3056], "title": {"text": "Cumulative returns"}}}}
